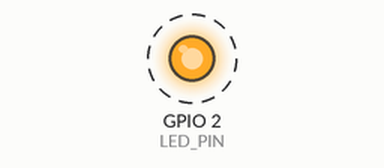
Recording of a sketch running on a simulated ESP32. Shown: output pins drawn as LEDs (lit = HIGH). Dashed ring = blinking. WiFi joins after 1.5 s; servers stay silent unless stated; what the sketch prints to the serial monitor is not drawn.

Above: at 3.0 s.
Timing chart, 0 to 7.1 s (numbered marks = the images above):
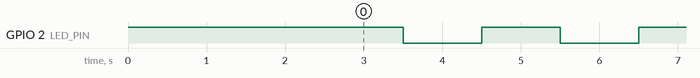

The sketch:

esp32_ota_initial.ino
```cpp
// WIFI
#include <WiFi.h>
#include <WiFiClient.h>
int status = WL_IDLE_STATUS;     // the Wifi radio's status
const char* ssid = "SSID";  // SSID Wifi / Hotspot
const char* password = "SSIDPASSWORD"; // Password Wifi / Hotspot
WiFiClient client;

//OTA
#include <WebServer.h>
#include <ESPmDNS.h>
#include <Update.h>
WebServer server(80);
const char* host = "rino-esp32"; // nama-esp32

///////////////////////////////////////////////////LAYOUT PAGE LOGIN OTA///////////////////////////////////////////////////////////////////
/* Style */
String style =
  "<style>#file-input,input{width:100%;height:44px;border-radius:4px;margin:10px auto;font-size:15px}"
  "input{background:#f1f1f1;border:0;padding:0 15px}body{background:#3498db;font-family:sans-serif;font-size:14px;color:#777}"
  "#file-input{padding:0;border:1px solid #ddd;line-height:44px;text-align:left;display:block;cursor:pointer}"
  "#bar,#prgbar{background-color:#f1f1f1;border-radius:10px}#bar{background-color:#3498db;width:0%;height:10px}"
  "form{background:#fff;max-width:258px;margin:75px auto;padding:30px;border-radius:5px;text-align:center}"
  ".btn{background:#3498db;color:#fff;cursor:pointer}</style>";

/* Login page */
String loginIndex =
  "<form name=loginForm>" // Nama Form Login
  "<h1>OTA ESP32S</h1>"
  "<input name=userid placeholder='User ID'> "
  "<input name=pwd placeholder=Password type=Password> "
  "<input type=submit onclick=check(this.form) class=btn value=Login></form>"
  "<script>"
  "function check(form) {"
  "if(form.userid.value=='rino' && form.pwd.value=='password')" //Username & Password Login OTA
  "{window.open('/serverIndex')}"
  "else"
  "{alert('Error Password or Username')}" // Ketika Gagal Login
  "}"
  "</script>" + style;

/* Server Index Page */
String serverIndex =
  "<script src='https://ajax.googleapis.com/ajax/libs/jquery/3.2.1/jquery.min.js'></script>"
  "<form method='POST' action='#' enctype='multipart/form-data' id='upload_form'>"
  "<input type='file' name='update' id='file' onchange='sub(this)' style=display:none>"
  "<label id='file-input' for='file'>   Choose file...</label>"
  "<input type='submit' class=btn value='Update'>"
  "<br><br>"
  "<div id='prg'></div>"
  "<br><div id='prgbar'><div id='bar'></div></div><br></form>"
  "<script>"
  "function sub(obj){"
  "var fileName = obj.value.split('\\\\');"
  "document.getElementById('file-input').innerHTML = '   '+ fileName[fileName.length-1];"
  "};"
  "$('form').submit(function(e){"
  "e.preventDefault();"
  "var form = $('#upload_form')[0];"
  "var data = new FormData(form);"
  "$.ajax({"
  "url: '/update',"
  "type: 'POST',"
  "data: data,"
  "contentType: false,"
  "processData:false,"
  "xhr: function() {"
  "var xhr = new window.XMLHttpRequest();"
  "xhr.upload.addEventListener('progress', function(evt) {"
  "if (evt.lengthComputable) {"
  "var per = evt.loaded / evt.total;"
  "$('#prg').html('progress: ' + Math.round(per*100) + '%');"
  "$('#bar').css('width',Math.round(per*100) + '%');"
  "}"
  "}, false);"
  "return xhr;"
  "},"
  "success:function(d, s) {"
  "console.log('success!') "
  "},"
  "error: function (a, b, c) {"
  "}"
  "});"
  "});"
  "</script>" + style;

//////////////////////////////////////////////////////FINISHED LAYOUT PAGE LOGIN///////////////////////////////////////////////////////////

//LED setup
#define LED_PIN 2
int ledState = HIGH;
unsigned long lastMillis = 0;
unsigned long ledInterval = 1000;

void setup() {
  Serial.begin(115200);
  pinMode(LED_PIN, OUTPUT);
  digitalWrite(LED_PIN, ledState);
  wifiInit();
  openOTA();
  lastMillis = millis();
}

void loop() {
  server.handleClient();
  delay(1);
  if(millis()- lastMillis >= ledInterval)
  {
    ledState = !ledState;
    digitalWrite(LED_PIN, ledState);
    lastMillis = millis();
  }
}
```

OTA.ino
```cpp
void openOTA()
{
///////////////////////////////////////////////////////////CODING OTA ESP32S///////////////////////////////////////////////////////////////

  /*use mdns for host name resolution*/
  if (!MDNS.begin(host)) { //http://esp32.local
    Serial.println("Error setting up MDNS responder!");
    while (1) {
      delay(1000);
    }
  }
  Serial.println("mDNS responder started");
  /*return index page which is stored in serverIndex */
  server.on("/", HTTP_GET, []() {
    server.sendHeader("Connection", "close");
    server.send(200, "text/html", loginIndex);
  });
  server.on("/serverIndex", HTTP_GET, []() {
    server.sendHeader("Connection", "close");
    server.send(200, "text/html", serverIndex);
  });
  /*handling uploading firmware file */
  server.on("/update", HTTP_POST, []() {
    server.sendHeader("Connection", "close");
    server.send(200, "text/plain", (Update.hasError()) ? "FAIL" : "OK");
    ESP.restart();
  }, []() {
    HTTPUpload& upload = server.upload();
    if (upload.status == UPLOAD_FILE_START) {
      Serial.printf("Update: %s\n", upload.filename.c_str());
      if (!Update.begin(UPDATE_SIZE_UNKNOWN)) { //start with max available size
        Update.printError(Serial);
      }
    } else if (upload.status == UPLOAD_FILE_WRITE) {
      /* flashing firmware to ESP*/
      if (Update.write(upload.buf, upload.currentSize) != upload.currentSize) {
        Update.printError(Serial);
      }
    } else if (upload.status == UPLOAD_FILE_END) {
      if (Update.end(true)) { //true to set the size to the current progress
        Serial.printf("Update Success: %u\nRebooting...\n", upload.totalSize);
      } else {
        Update.printError(Serial);
      }
    }
  });
  server.begin();
//////////////////////////////////////////////////////////FINISHED OTA ESP32S////////////////////////////////////////////////////////
}
```

WiFi.ino
```cpp
void wifiInit()
{
  Serial.print("Connecting to " + *ssid);
  delay(500);
  status = WiFi.begin(ssid, password);

  while (WiFi.status() != WL_CONNECTED)
  {
    delay(1000);
    Serial.print(".");
  }
  Serial.println("");
  Serial.println("WiFi connected");
  Serial.println("IP address: ");
  Serial.println(WiFi.localIP());
}
```

Measured:
- by itself, GPIO 2 (LED_PIN): alternates HIGH for 1.0 s and LOW for 1.0 s
